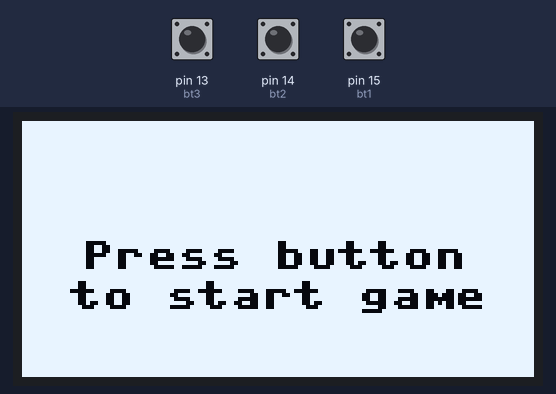
This program was run on a simulated MicroPython board. Parts: 128×64 one-colour display. The inputs (shaded band) are chosen by the test bench; at power-on: pin 13 (bt3) LOW, pin 14 (bt2) LOW, pin 15 (bt1) LOW. Random numbers come from a fixed seed; library files of the repository ran but are not shown: ssd1306.py; what the program prints to the serial console is not drawn.

Above: at 1.2 s.
1.3 s: pin 13 (bt3) pulled HIGH for 0.15 s
At 1.55 s:
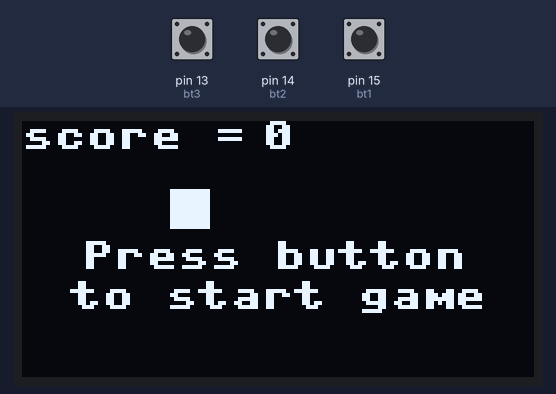
3.4 s: pin 14 (bt2) pulled HIGH for 1 s
At 4.07 s:
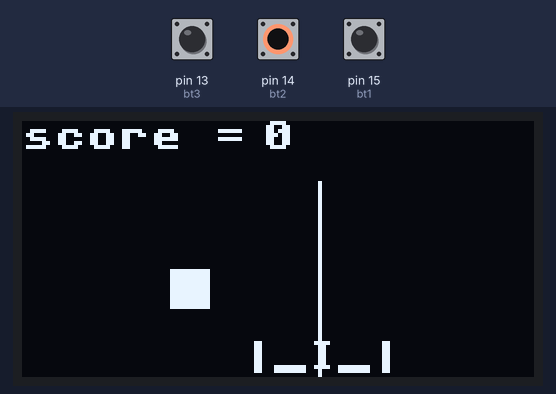
7.4 s: pin 15 (bt1) pulled HIGH for 3.2 s
At 9.81 s:
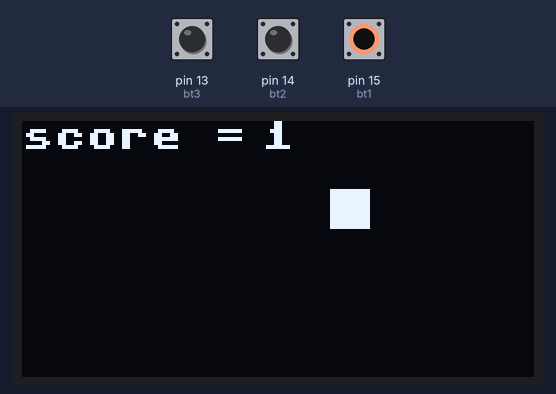
12.1 s: pin 13 (bt3) pulled HIGH for 1 s
At 12.55 s:
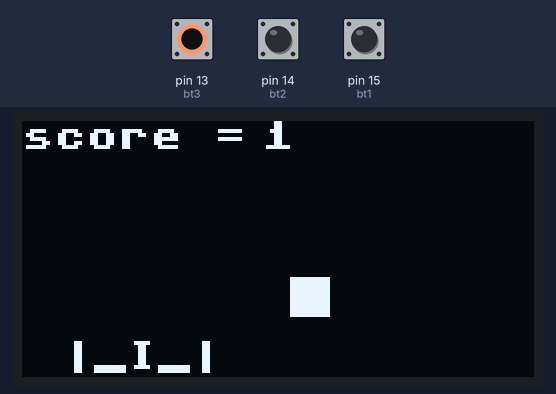
14.6 s: pin 14 (bt2) pulled HIGH for 3.2 s
At 16.97 s:
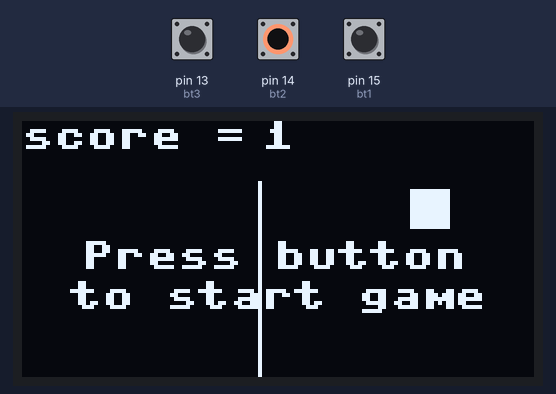
19.3 s: pin 15 (bt1) pulled HIGH for 0.15 s
At 21.98 s:
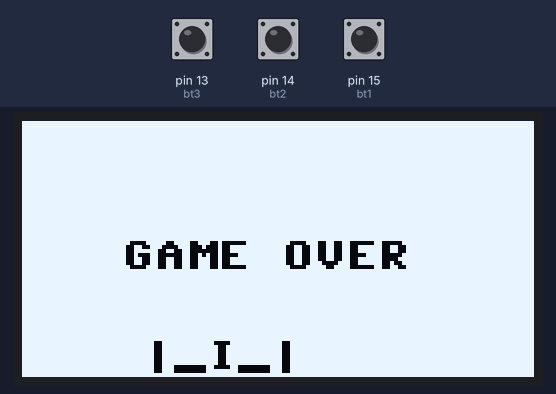

The program:

oled_oyun.py
```python
from machine import Pin, I2C
from ssd1306 import SSD1306_I2C
import framebuf
import time
import uasyncio
import random

i2c = I2C(0, scl = Pin(17), sda = Pin(16), freq=400000)

oled = SSD1306_I2C(128, 64, i2c)

bt1 = Pin(15,Pin.IN,Pin.PULL_DOWN)
bt2 = Pin(14,Pin.IN,Pin.PULL_DOWN)
bt3 = Pin(13,Pin.IN,Pin.PULL_DOWN)

gemi_x = 45
gemi_y = 55
fire_y = 50
fire_start = 0
astro_x = random.randint(20,100)
astro_y = 15
oyun_start = 0
fire_x = 0
score_count = 0
a = 0
b = 0

def başlangıç_ekranı():
    if oyun_start == 0:
        oled.fill(0)
        time.sleep(0.1)
        oled.invert(1)
        oled.text("Press button ",15,30)
        oled.text("to start game",12,40)
        oled.show()
        astro_y = 15

def gemi_sol_hareket():
    global gemi_x
    if bt1.value()  == 1:
        gemi_x = gemi_x - 10
        if gemi_x <= 0:
            gemi_x = 0

def gemi_sag_hareket():
    global gemi_x
    if bt3.value() == 1:
        gemi_x = gemi_x + 10
        if  gemi_x > 90:
            gemi_x = 90

def hit():
    global astro_y
    global a
    global b
    global score_count
    if fire_x == astro_x or fire_x ==( astro_x + 1) or fire_x ==( astro_x + 2) or fire_x ==( astro_x + 3) or fire_x ==( astro_x + 4) or fire_x ==( astro_x + 5) or fire_x ==( astro_x + 6) or fire_x ==( astro_x + 7) or fire_x ==( astro_x + 8) or fire_x ==( astro_x + 9) or fire_x ==( astro_x + 10):
        oled.fill(0)
        astro_y = 15
        time.sleep(0.1)
        print("hit")
        score_count += 1
        a = 0
        b = 1

async def fire():
    global fire_x
    global fire_y
    oled.vline(fire_x,15,fire_y,1)
    oled.show()

async def fire_():
    uasyncio.create_task(fire())

def yanma():
    global oyun_start
    global astro_y
    if astro_y > 54:
        oyun_start = 0
        oled.text("GAME OVER",25,30)
        oled.show()
        astro_y = 15
        for i in range (0,5):
            oled.invert(1)
            time.sleep(0.2)
            oled.invert(0)
            time.sleep(0.2)
            i = i + 1

def astroid():
    global astro_x
    global astro_y
    astro_y = astro_y + 2
    oled.fill_rect(astro_x,astro_y,10,10,1)
    oled.show()

def oyun():
    global a
    if oyun_start == 1:
        oled.invert(0)
        oled.text("score = ",0,0)
        oled.text(str(score_count),60,0)
        fire_x = gemi_x + 19
       # astro_x = random.randint(5,100)
        gemi_sol_hareket()
        gemi_sag_hareket()
        if bt2.value() == 1:
            uasyncio.run(fire_())
            a = 1
        astroid()

        time.sleep(0.2)
        oled.fill(0)
        oled.text("|_I_|",gemi_x,gemi_y)
        oled.show()
        yanma()


while True:
    başlangıç_ekranı()

    if bt1.value() or bt2.value() or bt3.value():
        oyun_start = 1

    if oyun_start == 0:
        b = 0
        score_count = 0

    fire_x = gemi_x + 19
    if b == 1:
        astro_x = random.randint(5,100)
    oyun()
    if a == 1:
        hit()
```

Measured:
- after the input at 1.3 s, the display: first differs from a run without the input after 0.13 s (image 1)
